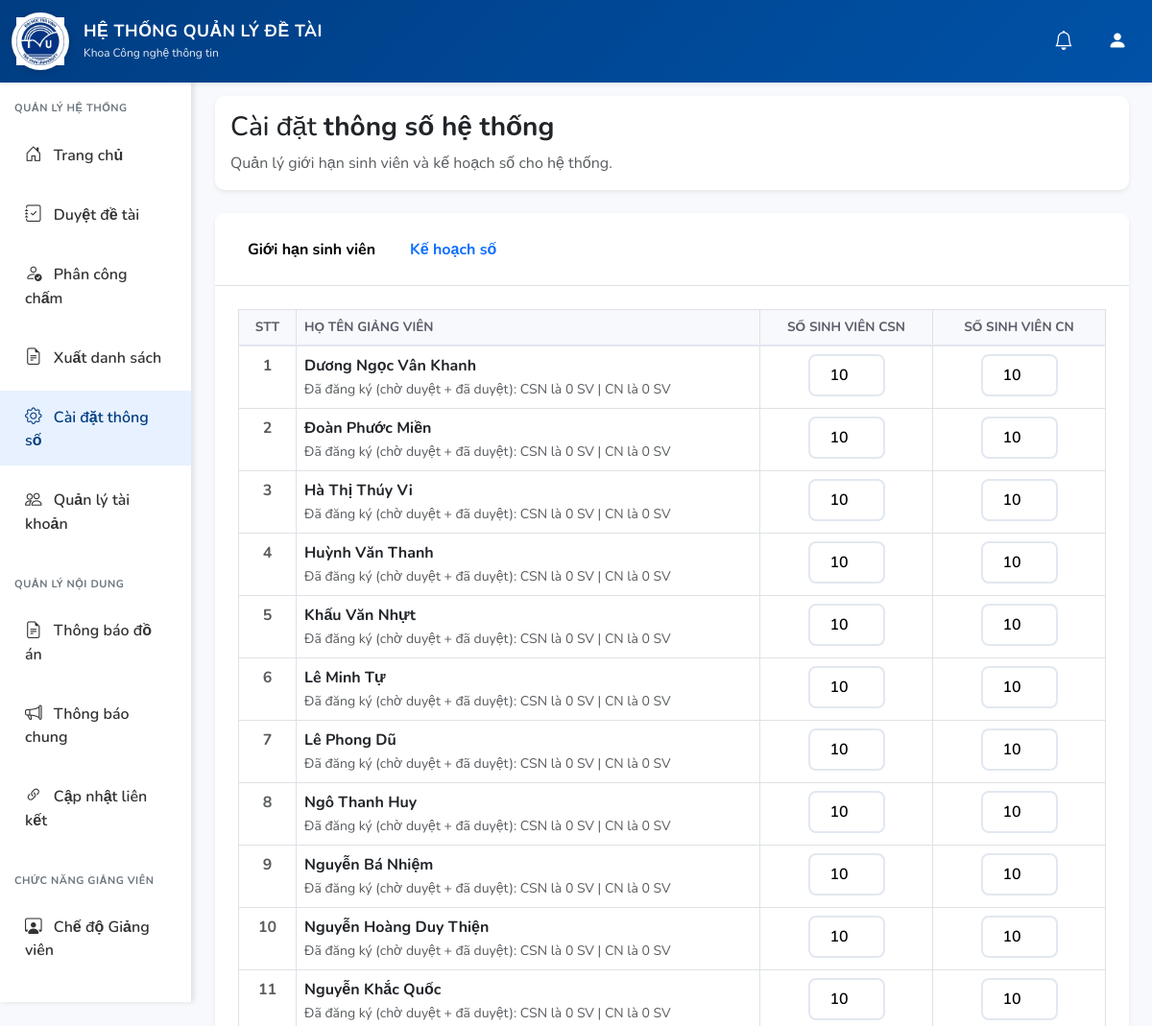
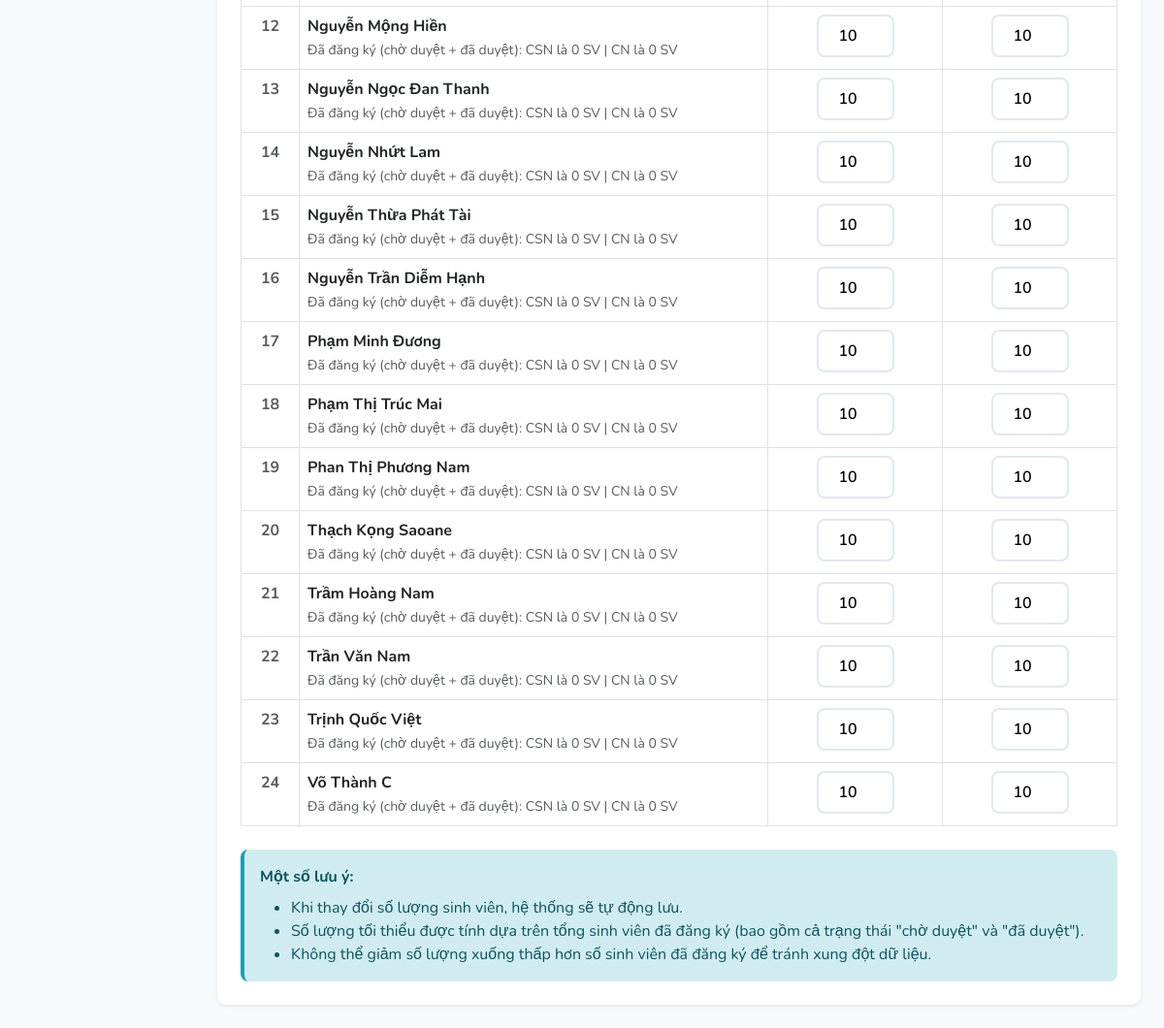
Screenshot of /lanh_dao/cai_dat_thong_so.php (signed in) with the database file from the repository (2 pictures, top to bottom).
### tables this page shows
CREATE TABLE `giang_vien` (
  `id` int(11) NOT NULL,
  `nguoi_dung_id` int(11) NOT NULL,
  `ma_giang_vien` varchar(50) NOT NULL,
  `hoc_ham_hoc_vi` varchar(50) DEFAULT NULL,
  `khoa` varchar(255) DEFAULT NULL,
  `chuyen_mon` varchar(255) DEFAULT NULL,
  `so_dien_thoai` varchar(20) DEFAULT NULL,
  `created_at` timestamp NOT NULL DEFAULT current_timestamp(),
  `la_lanh_dao` tinyint(4) DEFAULT 0,
  `gioi_han_sv_csn` int(11) DEFAULT 10 COMMENT 'Giới hạn số sinh viên đăng ký đề tài cơ sở ngành',
  `gioi_han_sv_cn` int(11) DEFAULT 10 COMMENT 'Giới hạn số sinh viên đăng ký đề tài chuyên ngành'
);

CREATE TABLE `nguoi_dung` (
  `id` int(11) NOT NULL,
  `email` varchar(255) NOT NULL,
  `mat_khau` varchar(255) NOT NULL,
  `ho_ten` varchar(255) NOT NULL,
  `vai_tro_id` int(11) NOT NULL,
  `trang_thai` enum('active','inactive') DEFAULT 'active',
  `reset_token` varchar(255) DEFAULT NULL,
  `reset_token_expiry` datetime DEFAULT NULL,
  `created_at` timestamp NOT NULL DEFAULT current_timestamp(),
  `updated_at` timestamp NOT NULL DEFAULT current_timestamp() ON UPDATE current_timestamp()
);

### config/database.php (called while the page is built, shortened)
<?php
class Database
{
    private static $instance = null;
    private $conn;
    private function connect()
    {
        $dsn = "mysql:host=" . DB_HOST . ";port=" . DB_PORT . ";dbname=" . DB_NAME . ";charset=" . DB_CHARSET;
        $options = [
            PDO::ATTR_ERRMODE => PDO::ERRMODE_EXCEPTION,
            PDO::ATTR_DEFAULT_FETCH_MODE => PDO::FETCH_ASSOC,
            PDO::ATTR_EMULATE_PREPARES => false,
        ];
        try {
            $this->conn = new PDO($dsn, DB_USER, DB_PASS, $options);
            $this->conn->exec("SET NAMES utf8mb4");
        } catch (PDOException $e) {
            if (DB_USER !== 'root') {
                try {
                    $this->conn = new PDO($dsn, 'root', '', $options);
                    $this->conn->exec("SET NAMES utf8mb4");
                    return;
                } catch (PDOException $ex) {
                }
            }
            error_log("Database Connection Error: " . $e->getMessage());
            throw new Exception("Không thể kết nối đến database: " . $e->getMessage());
        } catch (Exception $e) {
            error_log("Database Error: " . $e->getMessage());
            throw new Exception("Lỗi database: " . $e->getMessage());
        }
    }
    public static function getInstance()
    {
        if (self::$instance === null) {
            self::$instance = new self();
        }
        return self::$instance;
    }
    public function getConnection()
    {
        if ($this->conn === null) {
            $this->connect();
        } else {
            try {
                $this->conn->query('SELECT 1');
            } catch (PDOException $e) {
                if (stripos($e->getMessage(), '2006') !== false || stripos($e->getMessage(), 'gone away') !== false) {
                    error_log("Database connection lost, reconnecting...");
                    $this->connect();
                } else {
                    throw new Exception("Lỗi kết nối database: " . $e->getMessage());
                }
            }
        }
        return $this->conn;
    }
}

### models/BaseModel.php (called while the page is built, shortened)
<?php
class BaseModel {
    protected $db;
    public function __construct() {
        $this->db = Database::getInstance()->getConnection();
    }
    public function query($sql, $params = []) {
        $stmt = $this->db->prepare($sql);
        $stmt->execute($params);
        return $stmt->fetchAll();
    }
}

### models/GiangVienModel.php (called while the page is built, shortened)
<?php
require_once 'BaseModel.php';
class GiangVienModel extends BaseModel {
    public function getAllWithStats() {
        $sql = "SELECT
                    gv.*,
                    nd.ho_ten,
                    nd.email,
                    COUNT(dt.id) as tong_de_tai,
                    SUM(CASE WHEN dt.trang_thai = 'da_duyet' THEN 1 ELSE 0 END) as de_tai_duyet,
                    SUM(dt.so_luong_da_dang_ky) as tong_sinh_vien
                FROM giang_vien gv
                JOIN nguoi_dung nd ON gv.nguoi_dung_id = nd.id
                LEFT JOIN de_tai dt ON gv.id = dt.giang_vien_id
                GROUP BY gv.id
                ORDER BY nd.ho_ten ASC";
        return $this->query($sql);
    }
}

### lanh_dao/cai_dat_thong_so.php (the view, shortened to what this page needs)
<?php
$giangVienModel = new GiangVienModel();
$danhSachGiangVien = $giangVienModel->getAllWithStats();
include_once __DIR__ . '/../includes/header.php';
?>
<div class="container-fluid">
    <div class="row">
        <div class="col-md-2 sidebar">
            <nav class="nav flex-column">
                <div class="nav-section-title">QUẢN LÝ HỆ THỐNG</div>
                <a class="nav-link" href="dashboard.php">
                    <i class="bi bi-house-door"></i> Trang chủ
                </a>
                <a class="nav-link" href="duyet_de_tai.php">
                    <i class="bi bi-journal-check"></i> Duyệt đề tài
                </a>
                <a class="nav-link" href="danh_sach_phan_cong.php">
                    <i class="bi bi-person-check"></i> Phân công chấm
                </a>
                <a class="nav-link" href="xuat_bao_cao.php">
                    <i class="bi bi-file-earmark-text"></i> Xuất danh sách
                </a>
                <a class="nav-link active" href="cai_dat_thong_so.php">
                    <i class="bi bi-gear"></i> Cài đặt thông số
                </a>
                <a class="nav-link" href="quan_ly_nguoi_dung.php">
                    <i class="bi bi-people"></i> Quản lý tài khoản
                </a>
                <div class="nav-section-title">QUẢN LÝ NỘI DUNG</div>
                <a class="nav-link" href="quan_ly_noi_dung_do_an.php">
                    <i class="bi bi-file-earmark-text"></i> Thông báo đồ án
                </a>
                <a class="nav-link" href="quan_ly_thong_bao.php">
                    <i class="bi bi-megaphone"></i> Thông báo chung
                </a>
                <a class="nav-link" href="cau_hinh_menu.php">
                    <i class="bi bi-link-45deg"></i> Cập nhật liên kết
                </a>
                <div class="nav-section-title">CHỨC NĂNG GIẢNG VIÊN</div>
                <a class="nav-link" href="../giang_vien/dashboard.php">
                    <i class="bi bi-person-workspace"></i> Chế độ Giảng viên
                </a>
            </nav>
        </div>
        <div class="col-md-10 p-4">
            <div class="card mb-4 fade-in-up border-0 shadow-sm">
                <div class="card-body">
                    <div class="row align-items-center">
                        <div class="col-md-8">
                            <h3 class="mb-2 text-dark">
                                Cài đặt <strong>thông số hệ thống</strong>
                            </h3>
                            <p class="mb-0 text-muted">
                                Quản lý giới hạn sinh viên và kế hoạch số cho hệ thống.
                            </p>
                        </div>
                    </div>
                </div>
            </div>
            <div class="card shadow-sm border-0">
                <div class="card-header bg-white border-bottom">
                    <ul class="nav nav-tabs card-header-tabs mb-0" role="tablist">
                        <li class="nav-item" role="presentation">
                            <button class="nav-link active" id="tab-gioi-han" data-bs-toggle="tab"
                                data-bs-target="#content-gioi-han" type="button" role="tab">
                                Giới hạn sinh viên
                            </button>
                        </li>
                        <li class="nav-item" role="presentation">
                            <button class="nav-link" id="tab-ke-hoach" data-bs-toggle="tab"
                                data-bs-target="#content-ke-hoach" type="button" role="tab">
                                Kế hoạch số
                            </button>
                        </li>
                    </ul>
                </div>
                <div class="card-body p-0">
                    <div class="tab-content">
                        <div class="tab-pane fade show active" id="content-gioi-han" role="tabpanel">
                            <div class="p-4">
                                <div class="table-responsive">
                                    <table class="table table-hover table-bordered mb-0">
                                        <thead class="table-light">
                                            <tr>
                                                <th class="text-center" style="width: 60px;">STT</th>
                                                <th>HỌ TÊN GIẢNG VIÊN</th>
                                                <th class="text-center" style="width: 180px;">SỐ SINH VIÊN CSN</th>
                                                <th class="text-center" style="width: 180px;">SỐ SINH VIÊN CN</th>
                                            </tr>
                                        </thead>
                                        <tbody>
                                            <?php
                                            $db = Database::getInstance()->getConnection();
                                            foreach ($danhSachGiangVien as $index => $gv):
                                                $stmt = $db->prepare("SELECT gioi_han_sv_csn, gioi_han_sv_cn FROM giang_vien WHERE id = :id");
                                                $stmt->execute(['id' => $gv['id']]);
                                                $gioiHan = $stmt->fetch();
                                                $gioiHanCSN = $gioiHan['gioi_han_sv_csn'] ?? 10;
                                                $gioiHanCN = $gioiHan['gioi_han_sv_cn'] ?? 10;
                                                $stmtCountCSN = $db->prepare("SELECT COUNT(DISTINCT dk.sinh_vien_id) as total
                                                    FROM dang_ky_de_tai dk
                                                    JOIN de_tai dt ON dk.de_tai_id = dt.id
                                                    WHERE dt.giang_vien_id = :gv_id
                                                    AND dt.he_dao_tao = 'co_so_nganh'
                                                    AND dk.trang_thai IN ('cho_duyet', 'da_duyet')");
                                                $stmtCountCSN->execute(['gv_id' => $gv['id']]);
                                                $countCSN = $stmtCountCSN->fetch();
                                                $daDangKyCSN = $countCSN['total'] ?? 0;
                                                $stmtCountCN = $db->prepare("SELECT COUNT(DISTINCT dk.sinh_vien_id) as total
                                                    FROM dang_ky_de_tai dk
                                                    JOIN de_tai dt ON dk.de_tai_id = dt.id
                                                    WHERE dt.giang_vien_id = :gv_id
                                                    AND dt.he_dao_tao = 'chuyen_nganh'
                                                    AND dk.trang_thai IN ('cho_duyet', 'da_duyet')");
                                                $stmtCountCN->execute(['gv_id' => $gv['id']]);
                                                $countCN = $stmtCountCN->fetch();
                                                $daDangKyCN = $countCN['total'] ?? 0;
                                                ?>
                                                <tr>
                                                    <td class="text-center fw-bold text-muted"><?= $index + 1 ?></td>
                                                    <td>
                                                        <div class="fw-bold"><?= htmlspecialchars($gv['ho_ten'] ?? 'N/A') ?>
                                                        </div>
                                                        <small class="text-muted">
                                                            Đã đăng ký (chờ duyệt + đã duyệt): CSN là <?= $daDangKyCSN ?> SV
                                                            | CN là <?= $daDangKyCN ?> SV
                                                        </small>
                                                    </td>
                                                    <td class="text-center">
                                                        <input type="number" class="input-number-modern auto-save-input"
                                                            data-giang-vien-id="<?= $gv['id'] ?>" data-loai="csn"
                                                            value="<?= $gioiHanCSN ?>" min="<?= $daDangKyCSN ?>" max="100"
                                                            title="Tối thiểu: <?= $daDangKyCSN ?> (đã đăng ký bao gồm chờ duyệt)"
                                                            required>
                                                    </td>
                                                    <td class="text-center">
                                                        <input type="number" class="input-number-modern auto-save-input"
                                                            data-giang-vien-id="<?= $gv['id'] ?>" data-loai="cn"
                                                            value="<?= $gioiHanCN ?>" min="<?= $daDangKyCN ?>" max="100"
                                                            title="Tối thiểu: <?= $daDangKyCN ?> (đã đăng ký bao gồm chờ duyệt)"
                                                            required>
                                                    </td>
                                                </tr>
                                            <?php endforeach; ?>
                                        </tbody>
                                    </table>
                                </div>
                                <div class="alert alert-info mt-4 mb-0">
                                    <strong>Một số lưu ý:</strong>
                                    <ul class="mb-0 mt-2">
                                        <li>Khi thay đổi số lượng sinh viên, hệ thống sẽ tự động lưu.</li>
                                        <li>Số lượng tối thiểu được tính dựa trên tổng sinh viên đã đăng ký (bao gồm cả
                                            trạng thái "chờ duyệt" và "đã duyệt").</li>
                                        <li>Không thể giảm số lượng xuống thấp hơn số sinh viên đã đăng ký để tránh xung
                                            đột dữ liệu.</li>
                                    </ul>
                                </div>
                            </div>
                        </div>
                    </div>
                </div>
            </div>
        </div>
    </div>
</div>
</body>
</html>

### rows the page displays
giang_vien: nguoi_dung.ho_ten "Dương Ngọc Vân Khanh", daDangKyCSN "0", daDangKyCN "0", id+gioi_han_sv_csn "10", id+gioi_han_sv_cn "10"
giang_vien: nguoi_dung.ho_ten "Đoàn Phước Miền", daDangKyCSN "0", daDangKyCN "0", id+gioi_han_sv_csn "10", id+gioi_han_sv_cn "10"
giang_vien: nguoi_dung.ho_ten "Hà Thị Thúy Vi", daDangKyCSN "0", daDangKyCN "0", id+gioi_han_sv_csn "10", id+gioi_han_sv_cn "10"
giang_vien: nguoi_dung.ho_ten "Huỳnh Văn Thanh", daDangKyCSN "0", daDangKyCN "0", id+gioi_han_sv_csn "10", id+gioi_han_sv_cn "10"
giang_vien: nguoi_dung.ho_ten "Khấu Văn Nhựt", daDangKyCSN "0", daDangKyCN "0", id+gioi_han_sv_csn "10", id+gioi_han_sv_cn "10"
giang_vien: nguoi_dung.ho_ten "Lê Minh Tự", daDangKyCSN "0", daDangKyCN "0", id+gioi_han_sv_csn "10", id+gioi_han_sv_cn "10"
giang_vien: nguoi_dung.ho_ten "Lê Phong Dũ", daDangKyCSN "0", daDangKyCN "0", id+gioi_han_sv_csn "10", id+gioi_han_sv_cn "10"
giang_vien: nguoi_dung.ho_ten "Ngô Thanh Huy", daDangKyCSN "0", daDangKyCN "0", id+gioi_han_sv_csn "10", id+gioi_han_sv_cn "10"
giang_vien: nguoi_dung.ho_ten "Nguyễn Bá Nhiệm", daDangKyCSN "0", daDangKyCN "0", id+gioi_han_sv_csn "10", id+gioi_han_sv_cn "10"
giang_vien: nguoi_dung.ho_ten "Nguyễn Hoàng Duy Thiện", daDangKyCSN "0", daDangKyCN "0", id+gioi_han_sv_csn "10", id+gioi_han_sv_cn "10"
giang_vien: nguoi_dung.ho_ten "Nguyễn Khắc Quốc", daDangKyCSN "0", daDangKyCN "0", id+gioi_han_sv_csn "10", id+gioi_han_sv_cn "10"
giang_vien: nguoi_dung.ho_ten "Nguyễn Mộng Hiền", daDangKyCSN "0", daDangKyCN "0", id+gioi_han_sv_csn "10", id+gioi_han_sv_cn "10"
giang_vien: nguoi_dung.ho_ten "Nguyễn Ngọc Đan Thanh", daDangKyCSN "0", daDangKyCN "0", id+gioi_han_sv_csn "10", id+gioi_han_sv_cn "10"
giang_vien: nguoi_dung.ho_ten "Nguyễn Nhứt Lam", daDangKyCSN "0", daDangKyCN "0", id+gioi_han_sv_csn "10", id+gioi_han_sv_cn "10"
giang_vien: nguoi_dung.ho_ten "Nguyễn Thừa Phát Tài", daDangKyCSN "0", daDangKyCN "0", id+gioi_han_sv_csn "10", id+gioi_han_sv_cn "10"
giang_vien: nguoi_dung.ho_ten "Nguyễn Trần Diễm Hạnh", daDangKyCSN "0", daDangKyCN "0", id+gioi_han_sv_csn "10", id+gioi_han_sv_cn "10"
giang_vien: nguoi_dung.ho_ten "Phạm Minh Đương", daDangKyCSN "0", daDangKyCN "0", id+gioi_han_sv_csn "10", id+gioi_han_sv_cn "10"
giang_vien: nguoi_dung.ho_ten "Phạm Thị Trúc Mai", daDangKyCSN "0", daDangKyCN "0", id+gioi_han_sv_csn "10", id+gioi_han_sv_cn "10"
giang_vien: nguoi_dung.ho_ten "Phan Thị Phương Nam", daDangKyCSN "0", daDangKyCN "0", id+gioi_han_sv_csn "10", id+gioi_han_sv_cn "10"
giang_vien: nguoi_dung.ho_ten "Thạch Kọng Saoane", daDangKyCSN "0", daDangKyCN "0", id+gioi_han_sv_csn "10", id+gioi_han_sv_cn "10"
giang_vien: nguoi_dung.ho_ten "Trầm Hoàng Nam", daDangKyCSN "0", daDangKyCN "0", id+gioi_han_sv_csn "10", id+gioi_han_sv_cn "10"
giang_vien: nguoi_dung.ho_ten "Trần Văn Nam", daDangKyCSN "0", daDangKyCN "0", id+gioi_han_sv_csn "10", id+gioi_han_sv_cn "10"
giang_vien: nguoi_dung.ho_ten "Trịnh Quốc Việt", daDangKyCSN "0", daDangKyCN "0", id+gioi_han_sv_csn "10", id+gioi_han_sv_cn "10"
giang_vien: nguoi_dung.ho_ten "Võ Thành C", daDangKyCSN "0", daDangKyCN "0", id+gioi_han_sv_csn "10", id+gioi_han_sv_cn "10"
